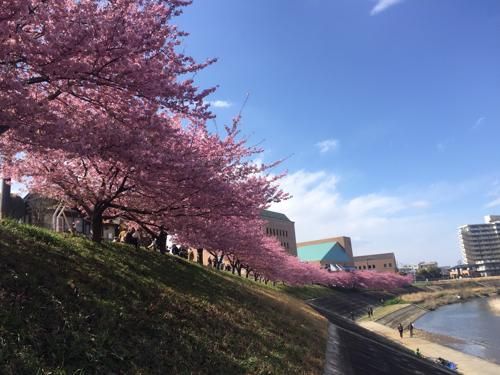
#> input picture lesson_total/sample/photo/001.jpg, 500 x 375 px, found by its file name
$ jupyter execute '図解! Pythonのツボとコツがゼッタイにわかる本 プログラミング実践編.ipynb'
#> lines starting #> are read from the running program, lines starting #| are printed output that depends on the picture; after the words box and inside, x2 and y2 are one past the last pixel; in counts of white or black regions, pixels touching at a corner belong together
## サンプル1 Chapter 04終了時点

[cell 1]
from PIL import Image

img = Image.open('photo\\001.jpg')
#> img is the input picture: PIL image 500x375 RGB; mean R, G, B 105, 105.6, 130.5
img.thumbnail((500, 400))
img.save('photo\\001.jpg')

## サンプル1 Chapter 05終了時点

[cell 2]
import os
from PIL import Image

if os.path.getsize('photo\\002.jpg') >= 204800:
    img = Image.open('photo\\002.jpg')
    img.thumbnail((500, 400))
    img.save('photo\\002.jpg')

## サンプル1 Chapter 07終了時点

[cell 3]
import os
from PIL import Image

fnames = os.listdir('photo')

for fname in fnames:
    if os.path.getsize(os.path.join('photo', fname)) >= 204800:
        img = Image.open(os.path.join('photo', fname))
        img.thumbnail((500, 400))
        img.save(os.path.join('photo', fname))

## サンプル1 Chapter 08終了時点

[cell 4]
import os
from PIL import Image

DIR_PHOTO = 'photo'
MAX_FSIZE = 204800
MAX_W = 500
MAX_H = 400
MAX_W_H = (MAX_W, MAX_H)

fnames = os.listdir(DIR_PHOTO)

for fname in fnames:
    fpath = os.path.join(DIR_PHOTO, fname)

    if os.path.getsize(fpath) >= MAX_FSIZE:
        img = Image.open(fpath)
        img.thumbnail(MAX_W_H)
        img.save(fpath)

## サンプル2 Chapter 09終了時点

[cell 5]
import cv2

cascade = cv2.CascadeClassifier('haarcascade_frontalface_default.xml')
img = cv2.imread('photo\\003.jpg')
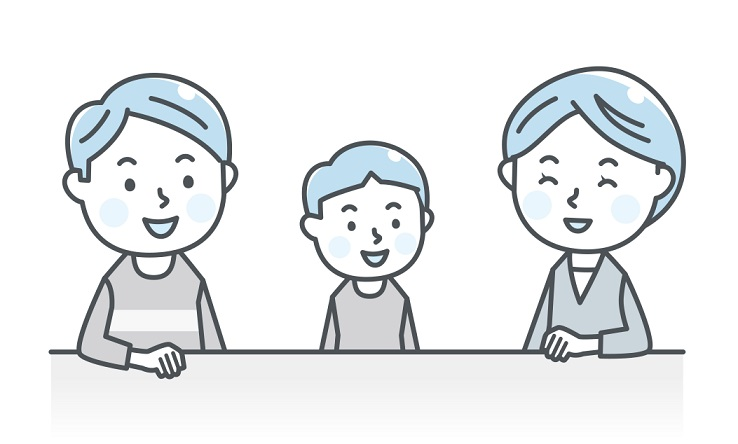
#> input picture lesson_total/sample/003.jpg, 738 x 444 px, found by its file name
#> img is the input picture: shape (444, 738, 3); mean B, G, R 237.2, 235.8, 233.5
gray = cv2.cvtColor(img, cv2.COLOR_BGR2GRAY)
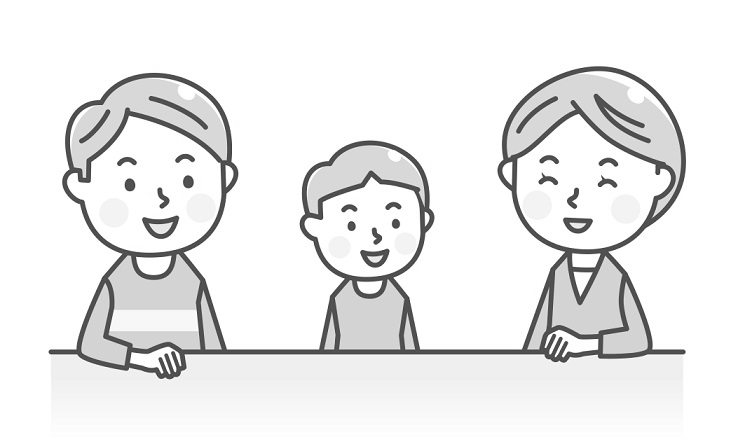
#> gray: shape (444, 738); min 52, max 255, mean 235.3
faces = cascade.detectMultiScale(gray, scaleFactor=1.1)
#> faces = [[504, 117, 148, 148], [300, 160, 147, 147], [66, 112, 180, 180]]

for (x, y, w, h) in faces:
    cv2.rectangle(img, (x, y), (x + w, y + h), (0, 0, 255))
#> this loop made 3 passes
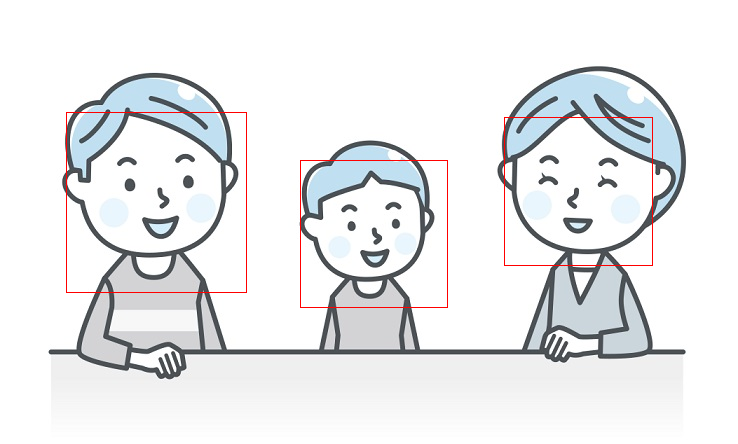
#> img: shape (444, 738, 3); 0.58% of pixels changed, all inside (x1, y1, x2, y2) = (66, 112, 653, 308)

cv2.imwrite('photo\\003_face.jpg', img)
#> Out = True
